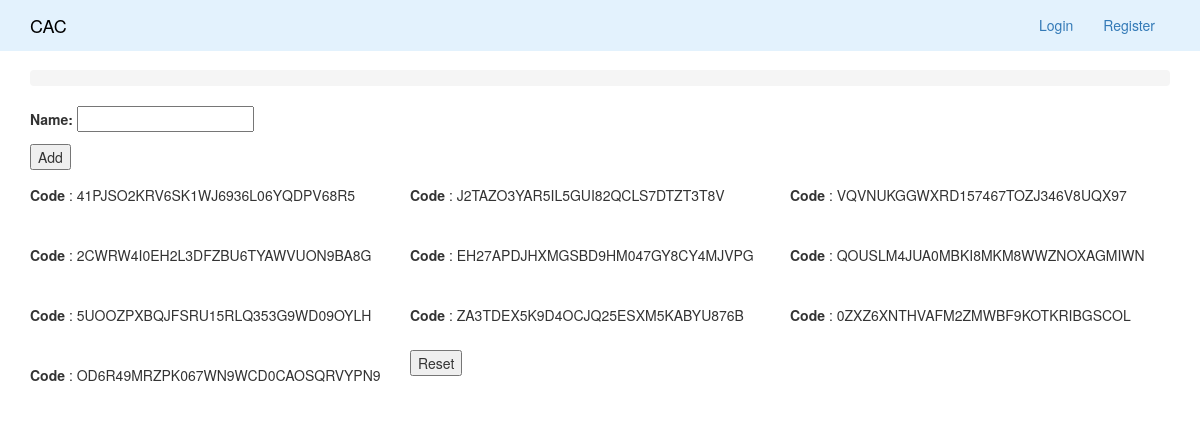
The page /backdoor-add-code on the database as committed earlier.
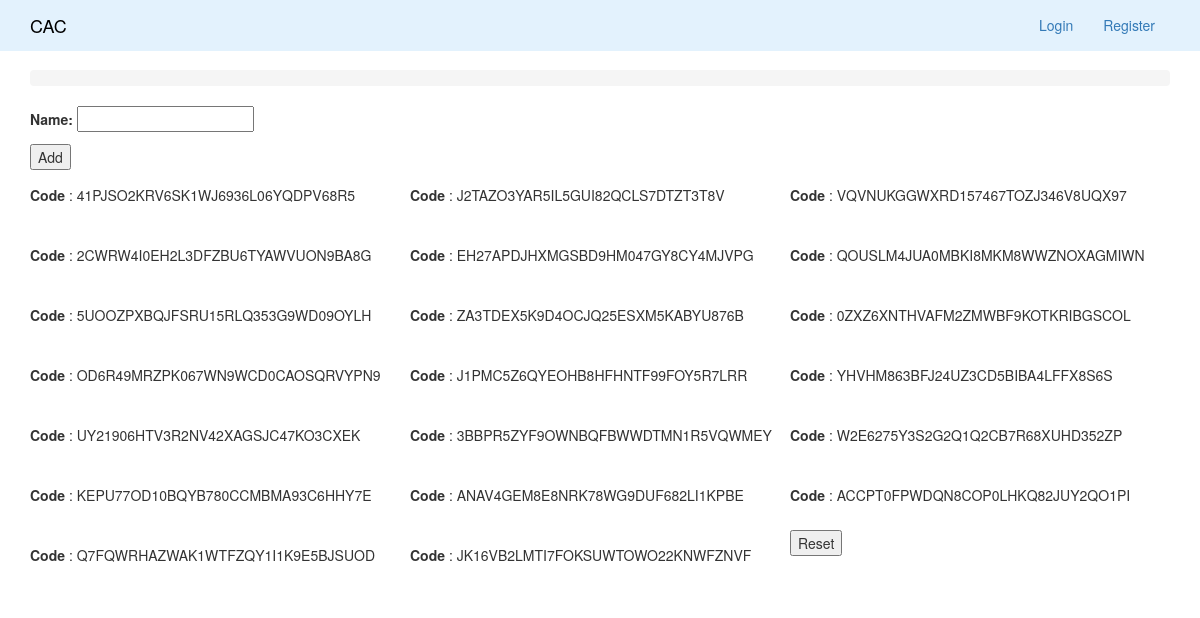
The same page on the database as committed later.
### firmware/models/Code.py (models this page shows)
class Code(models.Model):
    name = models.CharField(max_length=200, unique=True)
    is_used = models.BooleanField(default=False)

### firmware/views/BackdoorAddCodeView.py (the view, shortened to what this page needs)
# urls.py: url(r'^backdoor-add-code$', BackdoorAddCodeView.as_view(), name='backdoor-add-code'),
@method_decorator([csrf_exempt], name='dispatch')
class BackdoorAddCodeView(View):
    template_name = 'firmware/code.html'
    def get_codes(self):
        objects = Code.objects.all()
        return objects
    def get(self, request):
        codes = self.get_codes()
        context = {'backdoor_add_code_form':BackdoorAddCodeForm(), 'codes': codes}
        return TemplateResponse(request, self.template_name, context)

### firmware/forms/BackdoorAddCodeForm.py (shortened to what this page needs)
class BackdoorAddCodeForm(forms.Form):
    name = forms.CharField()

### firmware/context_processors.py (called while the page is built)
def is_moderator(request):
    return request.user.groups.filter(name='moderator').exists()

def user(request):
    return {
        'user': request.user,
        'moderator': is_moderator(request)
    }

### templates/firmware/code.html
{% extends 'includes/layout.html' %}
{% load static %}
{% load humanize %}
{% load mathfilters %}
{% block content %}
    {% if backdoor_add_code_form %}
        <form method='post'>
            {{ backdoor_add_code_form.as_p }}
            <button type='submit'> Add </button>
        </form>
    {% endif %}
    {% for code in codes %}
        <div class='col-lg-4' style='margin: 15px 0'>
            <div class="row">
                <p> <strong> Code </strong>: {{code.name}} </p>
            </div>
        </div>
    {% endfor %}
    <form method='post' action="{% url 'firmware:backdoor-reset-code' %}">{% csrf_token %}
        <button type='submit'> Reset </button>
    </form>
{% endblock %}

### templates/includes/layout.html (shortened to what this page needs)
<!DOCTYPE html>
<html lang="en">
{% include "includes/head.html" %}
<body>
    {% include "includes/nav.html" %}
    <div class="container">
        {% block breadcrumb %}
            <div class="row">
                <div class="col-md-12">
                    <ol class="breadcrumb">
                    </ol>
                </div>
            </div>
        {% endblock %}
        {% block content %}
        {% endblock %}
    </div>
</body>

### templates/includes/head.html (shortened to what this page needs)
<head>
    {% load static %}
    <link href="{% static 'css/bootstrap.min.css' %}" rel="stylesheet">
    <link href="{% static 'css/shop-homepage.css' %}" rel="stylesheet">
</head>

### templates/includes/nav.html (shortened to what this page needs)
{% load static %}
<nav class="navbar navbar-light navbar-fixed-top" style="background-color: #e3f2fd;" role="navigation">
    <div class="container">
        <div class="navbar-header">
            <a class="navbar-brand" href="{% url 'firmware:index' %}" style="color: #000;">CAC</a>
        </div>
        <div class="collapse navbar-collapse" id="bs-example-navbar-collapse-1">
            <div class="collapse navbar-collapse">
                <ul class="nav navbar-nav" style="float: right;">
                    {% if user.is_authenticated %}
                        <li class="navbar-text navbar-left">Logged in as
                        {% if moderator %}
                            <strong>moderator</strong>
                        {% endif %}
                        {{ user.username }}</li>
                        <li>
                            <a href="{% url 'firmware:logout' %}">Logout</a>
                        </li>
                    {% else %}
                        <li>
                            <a href="{% url 'firmware:login' %}">Login</a>
                        </li>
                        <li>
                            <a href="{% url 'firmware:register' %}">Register</a>
                        </li>
                    {% endif %}
                </ul>
            </div>
        </div>
    </div>
</nav>

### static/css/shop-homepage.css (style rules this page uses)
body { padding-top: 70px; }

Rows that differ between the two databases and show on the page:
added Code: name "J1PMC5Z6QYEOHB8HFHNTF99FOY5R7LRR"
added Code: name "YHVHM863BFJ24UZ3CD5BIBA4LFFX8S6S"
added Code: name "UY21906HTV3R2NV42XAGSJC47KO3CXEK"
added Code: name "3BBPR5ZYF9OWNBQFBWWDTMN1R5VQWMEY"
added Code: name "W2E6275Y3S2G2Q1Q2CB7R68XUHD352ZP"
added Code: name "KEPU77OD10BQYB780CCMBMA93C6HHY7E"
added Code: name "ANAV4GEM8E8NRK78WG9DUF682LI1KPBE"
added Code: name "ACCPT0FPWDQN8COP0LHKQ82JUY2QO1PI"
added Code: name "Q7FQWRHAZWAK1WTFZQY1I1K9E5BJSUOD"
added Code: name "JK16VB2LMTI7FOKSUWTOWO22KNWFZNVF"
